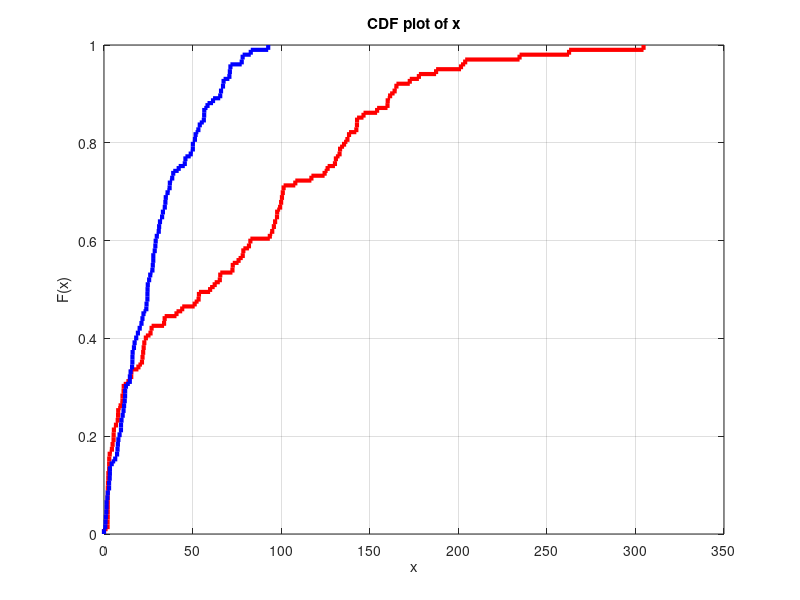

The MATLAB script that drew this image: (Note: this script raises an error after producing the figure.)
%%%%%%%%%%%%%%%%%%%%%%%%%%%%%%%%%%%%%%%%%%%%%%%%%%%%%%%%%%%%%%%%%%%%%%%%%
% cdf for the linear and nonlinear algorithm - 3D
%%%%%%%%%%%%%%%%%%%%%%%%%%%%%%%%%%%%%%%%%%%%%%%%%%%%%%%%%%%%%%%%%%%%%%%%%

clear all; close all; clc;

load('LS_300.mat')
de_lin = de;

load('NLS_300.mat')
de_nonlin = de;

a = cdfplot(de_lin); 
set(a, 'LineStyle', '-', 'Color', 'r','LineWidth',3);
hold on; grid on;
b = cdfplot(de_nonlin)
set(b, 'LineStyle', '-', 'Color', 'b','LineWidth',3);

title('Performance Compare', FontSize=20)
xlabel('Error Distance(m)', FontSize=20)
ylabel('CDF', FontSize=20)

legend("LLS", "NLLS", FontSize=20);
